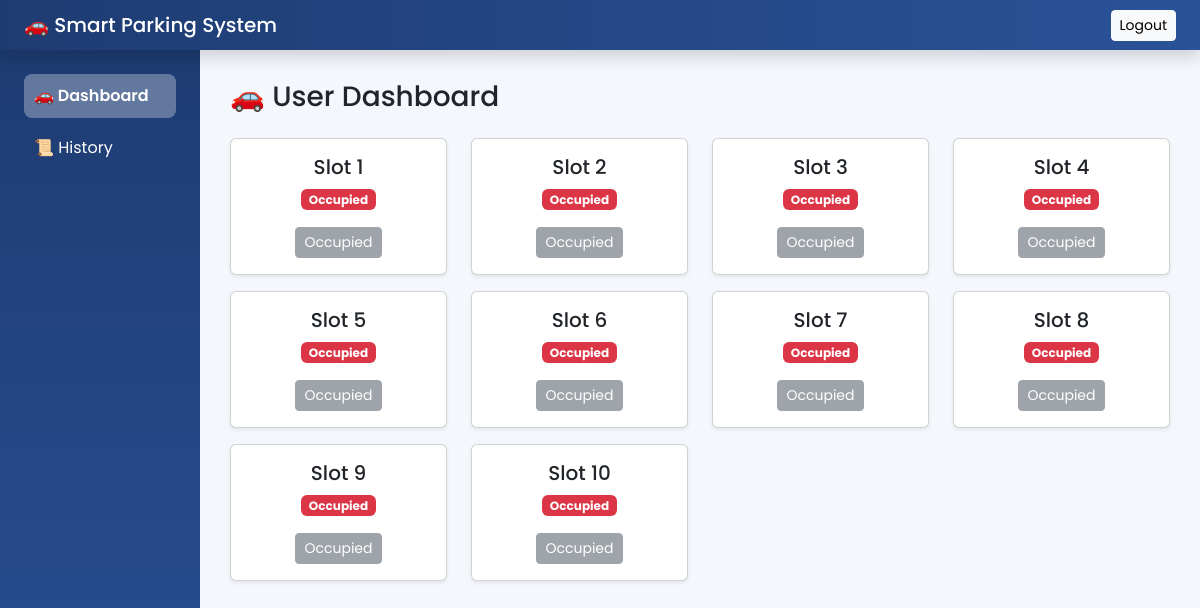
/dashboard (signed in), run on the app's committed database.
### tables this page shows
CREATE TABLE slots(
    id INTEGER PRIMARY KEY AUTOINCREMENT,
    status TEXT
);

### app.py (the view)
@app.route('/dashboard')
def dashboard():
    if session.get('role') != 'user':
        return redirect('/login')
    conn = connect_db()
    cur = conn.cursor()
    cur.execute("SELECT * FROM slots")
    slots = cur.fetchall()
    conn.close()
    return render_template("dashboard.html", slots=slots)

### app.py (called while the page is built)
def connect_db():
    conn = sqlite3.connect("parking.db")
    conn.row_factory = sqlite3.Row
    return conn

### templates/dashboard.html
{% extends "layout.html" %}
{% block content %}
<h3 class="mb-4">🚗 User Dashboard</h3>
<div class="row">
{% for slot in slots %}
<div class="col-md-3 mb-3">
    <div class="card shadow-sm">
        <div class="card-body text-center">
            <h5>Slot {{ slot['id'] }}</h5>
            <p>
                {% if slot['status'] == "Available" %}
                    <span class="badge bg-success">Available</span>
                {% else %}
                    <span class="badge bg-danger">Occupied</span>
                {% endif %}
            </p>
            {% if active_slot_id %}
                {% if slot['id'] == active_slot_id %}
                    <button class="btn btn-warning btn-sm" disabled>
                        Your Active Booking
                    </button>
                {% else %}
                    <button class="btn btn-secondary btn-sm" disabled>
                        Already Booked
                    </button>
                {% endif %}
            {% else %}
                {% if slot['status'] == "Available" %}
                    <a href="/book/{{ slot['id'] }}" class="btn btn-primary btn-sm">
                        Book Now
                    </a>
                {% else %}
                    <button class="btn btn-secondary btn-sm" disabled>
                        Occupied
                    </button>
                {% endif %}
            {% endif %}
        </div>
    </div>
</div>
{% endfor %}
</div>
{% endblock %}

### templates/layout.html (style rules this page uses)
body { font-family: 'Poppins', sans-serif; background-color: #f4f7fc; }

### data on the page
slots: id "1", status "Occupied"
slots: id "2", status "Occupied"
slots: id "3", status "Occupied"
slots: id "4", status "Occupied"
slots: id "5", status "Occupied"
slots: id "6", status "Occupied"
slots: id "7", status "Occupied"
slots: id "8", status "Occupied"
slots: id "9", status "Occupied"
slots: id "10", status "Occupied"
